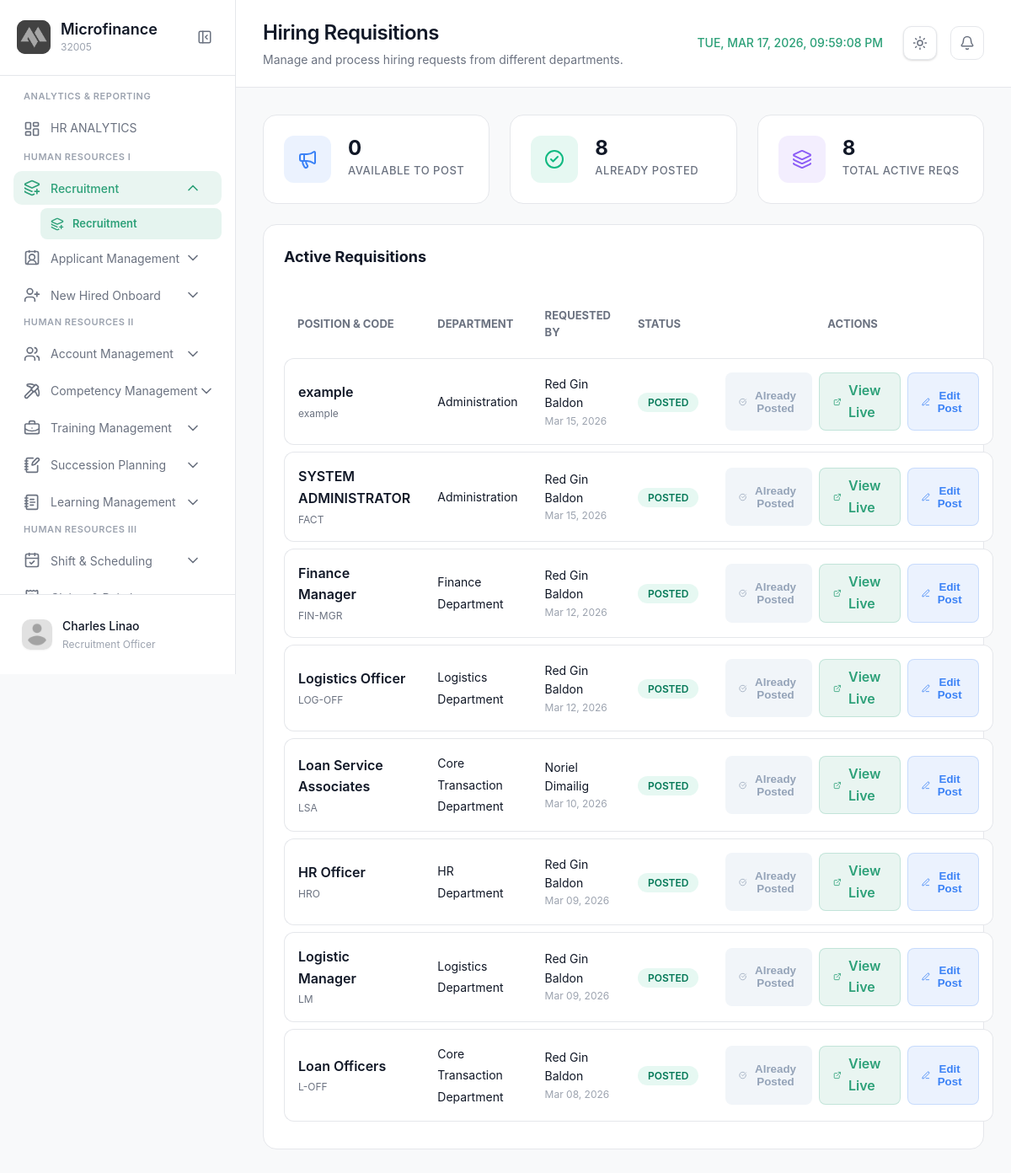
/modules/admin/recruitment.php (signed in), run on the app's committed database.
### tables this page shows
CREATE TABLE `recruitment_requisitions` (
  `RequisitionID` int(11) NOT NULL,
  `PositionID` int(11) NOT NULL,
  `RequestedBy` varchar(100) NOT NULL,
  `Status` enum('Pending','Active','Posted','Closed','Cancelled') DEFAULT 'Pending',
  `CreatedAt` timestamp NOT NULL DEFAULT current_timestamp()
);

CREATE TABLE `positions` (
  `PositionID` int(11) NOT NULL,
  `PositionName` varchar(100) NOT NULL,
  `JobDescription` text DEFAULT NULL,
  `PositionCode` varchar(10) DEFAULT NULL,
  `DepartmentID` int(11) DEFAULT NULL,
  `SalaryGradeID` int(11) DEFAULT NULL,
  `AuthorizedHeadcount` int(11) DEFAULT 1
);

CREATE TABLE `department` (
  `DepartmentID` int(11) NOT NULL,
  `DepartmentName` varchar(100) NOT NULL
);

### modules/admin/recruitment.php (the view, shortened to what the rows shown need)
<?php
require_once '../../config/config.php';
$query = "
    SELECT
        r.*,
        p.PositionName,
        p.PositionCode,
        d.DepartmentName,
        sg.GradeName,
        sg.MinSalary,
        sg.MaxSalary,
        jp.RequisitionID AS HasPosting,
        jp.Title AS PostTitle,
        jp.Description AS PostDesc,
        jp.Responsibilities AS PostResp,
        jp.Requirements AS PostReq,
        jp.JobType AS PostType,
        jp.SalaryType AS PostSalaryType,
        jp.SalaryRange AS PostSalaryRange,
        jp.Location AS PostLocation,
        p.JobDescription,
        (SELECT GROUP_CONCAT(CONCAT(c.name, ': ', c.description) SEPARATOR '\n')
         FROM position_competencies pc
         JOIN competencies c ON pc.competency_id = c.id
         WHERE pc.position_id = p.PositionID) as Competencies
    FROM recruitment_requisitions r
    JOIN positions p ON r.PositionID = p.PositionID
    JOIN department d ON p.DepartmentID = d.DepartmentID
    JOIN salary_grades sg ON p.SalaryGradeID = sg.SalaryGradeID
    LEFT JOIN job_postings jp ON r.RequisitionID = jp.RequisitionID
    WHERE r.Status NOT IN ('Closed', 'Cancelled')
    ORDER BY r.CreatedAt DESC
";
$requisitions = $conn->query($query);
?>
<!DOCTYPE html>
<html lang="en">
<head>
    <link rel="stylesheet" href="../../css/recruitment.css?v=1.3">
</head>
<body>
  <aside class="sidebar" id="sidebar">
    <div class="sidebar-header">
      <div class="logo-container">
        <div class="logo-text">
          <h2 class="app-name">Microfinance</h2>
        </div>
      </div>
    </div>
  </aside>
  <main class="main-content">
    <header class="page-header">
      <div class="header-left">
        <div class="header-title">
          <h1>Hiring Requisitions</h1>
        </div>
      </div>
    </header>
    <div class="content-wrapper">
      <div class="management-card" style="background: var(--surface); border-radius: 16px; padding: 24px; border: 1px solid var(--border-color);">
        <div class="card-header" style="display: flex; justify-content: space-between; align-items: center; margin-bottom: 24px;">
            <h2 style="font-size: 18px; font-weight: 700; color: var(--text-primary);">Active Requisitions</h2>
        </div>
        <div class="table-container">
            <table class="requisition-table">
                <thead>
                    <tr style="text-align: left; color: var(--text-secondary); font-size: 13px; font-weight: 600;">
                        <th style="padding: 12px 16px;">POSITION & CODE</th>
                        <th style="padding: 12px 16px;">DEPARTMENT</th>
                        <th style="padding: 12px 16px;">REQUESTED BY</th>
                        <th style="padding: 12px 16px;">STATUS</th>
                        <th style="padding: 12px 16px; text-align: center;">ACTIONS</th>
                    </tr>
                </thead>
                <tbody>
                    <?php if ($requisitions->num_rows === 0): ?>
                        <tr>
                            <td colspan="5" style="text-align: center; padding: 40px; color: var(--text-tertiary);">
                                No pending requisitions found.
                            </td>
                        </tr>
                    <?php else: while ($req = $requisitions->fetch_assoc()): ?>
                        <tr class="req-row">
                            <td>
                                <div style="display: flex; flex-direction: column; gap: 2px;">
                                    <span style="font-weight: 600; color: var(--text-primary);"><?php echo htmlspecialchars($req['PositionName']); ?></span>
                                    <span style="font-size: 12px; color: var(--text-secondary);"><?php echo htmlspecialchars($req['PositionCode']); ?></span>
                                </div>
                            </td>
                            <td>
                                <span style="color: var(--text-primary); font-size: 14px;"><?php echo htmlspecialchars($req['DepartmentName']); ?></span>
                            </td>
                            <td>
                                <div style="display: flex; flex-direction: column;">
                                    <span style="font-size: 14px; color: var(--text-primary);"><?php echo htmlspecialchars($req['RequestedBy']); ?></span>
                                    <span style="font-size: 12px; color: var(--text-tertiary);"><?php echo date('M d, Y', strtotime($req['CreatedAt'])); ?></span>
                                </div>
                            </td>
                            <td>
                                <span class="status-pill status-<?php echo strtolower($req['Status']); ?>">
                                    <?php echo $req['Status']; ?>
                                </span>
                            </td>
                            <td>
                                <div style="display: flex; justify-content: center; gap: 8px;">
                                    <?php if ($req['Status'] === 'Posted'): ?>
                                        <button class="btn-post" style="background: #f1f5f9; color: #94a3b8; border-color: #e2e8f0; cursor: not-allowed;" disabled>
                                            <i data-lucide="check-circle" style="width: 16px; height: 16px;"></i>
                                            <span>Already Posted</span>
                                        </button>
                                        <a href="../../jobposting.php" class="btn-post" style="text-decoration: none; background: rgba(44, 160, 120, 0.1); color: #2ca078; border: 1px solid rgba(44, 160, 120, 0.2); display: flex; align-items: center; gap: 8px;" target="_blank">
                                            <i data-lucide="external-link" style="width: 16px; height: 16px;"></i>
                                            <span>View Live</span>
                                        </a>
                                    <?php endif; ?>
                                    <?php if ($req['Status'] === 'Posted'): ?>
                                        <button class="btn-post" style="background: rgba(59, 130, 246, 0.1); color: #3b82f6; border: 1px solid rgba(59, 130, 246, 0.2);"
                                            onclick='editJobPost(<?php echo htmlspecialchars(json_encode([
                                                "id" => $req["RequisitionID"],
                                                "title" => $req["PostTitle"],
                                                "dept" => $req["DepartmentName"],
                                                "type" => $req["PostType"],
                                                "salaryType" => $req["PostSalaryType"],
                                                "salary" => $req["PostSalaryRange"],
                                                "location" => $req["PostLocation"],
                                                "desc" => $req["PostDesc"],
                                                "resp" => $req["PostResp"],
                                                "reqs" => $req["PostReq"]
                                            ]), ENT_QUOTES, "UTF-8"); ?>)'>
                                            <i data-lucide="edit-3" style="width: 16px; height: 16px;"></i>
                                            <span>Edit Post</span>
                                        </button>
                                    <?php endif; ?>
                                </div>
                            </td>
                        </tr>
                    <?php endwhile; endif; ?>
                </tbody>
            </table>
        </div>
      </div>
    </div>
  </main>
</body>
</html>

### data on the page
recruitment_requisitions: PositionID.PositionName "example", PositionID.PositionCode "example", department.DepartmentName "Administration", RequestedBy "Red Gin Baldon", CreatedAt "Mar 15, 2026", Status "POSTED", shows "Already Posted"
recruitment_requisitions: PositionID.PositionName "SYSTEM ADMINISTRATOR", PositionID.PositionCode "FACT", department.DepartmentName "Administration", RequestedBy "Red Gin Baldon", CreatedAt "Mar 15, 2026", Status "POSTED", shows "Already Posted"
recruitment_requisitions: PositionID.PositionName "Finance Manager", PositionID.PositionCode "FIN-MGR", department.DepartmentName "Finance Department", RequestedBy "Red Gin Baldon", CreatedAt "Mar 12, 2026", Status "POSTED", shows "Already Posted"
recruitment_requisitions: PositionID.PositionName "Logistics Officer", PositionID.PositionCode "LOG-OFF", department.DepartmentName "Logistics Department", RequestedBy "Red Gin Baldon", CreatedAt "Mar 12, 2026", Status "POSTED", shows "Already Posted"
recruitment_requisitions: PositionID.PositionName "Loan Service Associates", PositionID.PositionCode "LSA", department.DepartmentName "Core Transaction Department", RequestedBy "Noriel Dimailig", CreatedAt "Mar 10, 2026", Status "POSTED", shows "Already Posted"
recruitment_requisitions: PositionID.PositionName "HR Officer", PositionID.PositionCode "HRO", department.DepartmentName "HR Department", RequestedBy "Red Gin Baldon", CreatedAt "Mar 09, 2026", Status "POSTED", shows "Already Posted"
recruitment_requisitions: PositionID.PositionName "Logistic Manager", PositionID.PositionCode "LM", department.DepartmentName "Logistics Department", RequestedBy "Red Gin Baldon", CreatedAt "Mar 09, 2026", Status "POSTED", shows "Already Posted"
recruitment_requisitions: PositionID.PositionName "Loan Officers", PositionID.PositionCode "L-OFF", department.DepartmentName "Core Transaction Department", RequestedBy "Red Gin Baldon", CreatedAt "Mar 08, 2026", Status "POSTED", shows "Already Posted"

### other printed values
$_SESSION['username'] "Charles Linao"
$available_to_post "0"
$already_posted "8"
$total_active "8"
